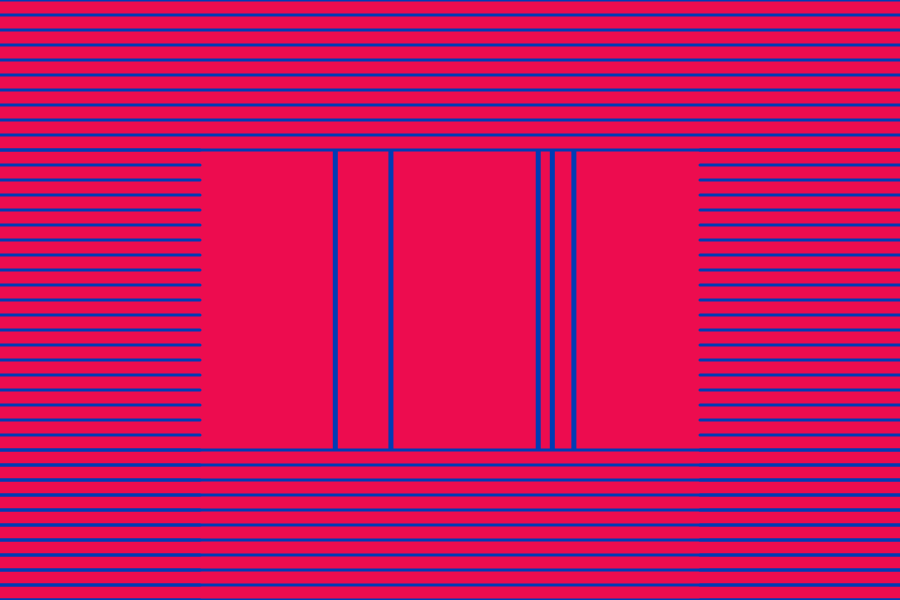
Frame 1 (no input)
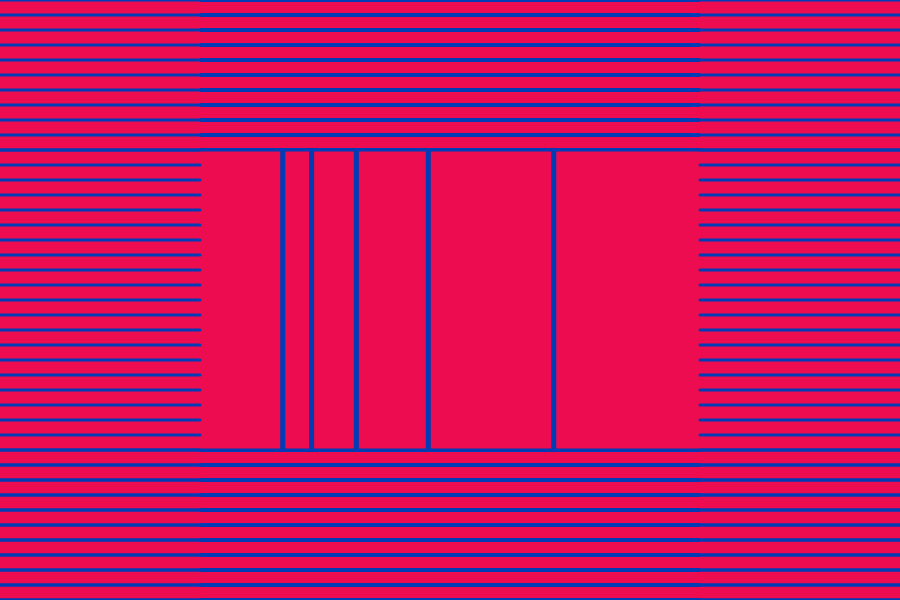
Frame 60 (no input)
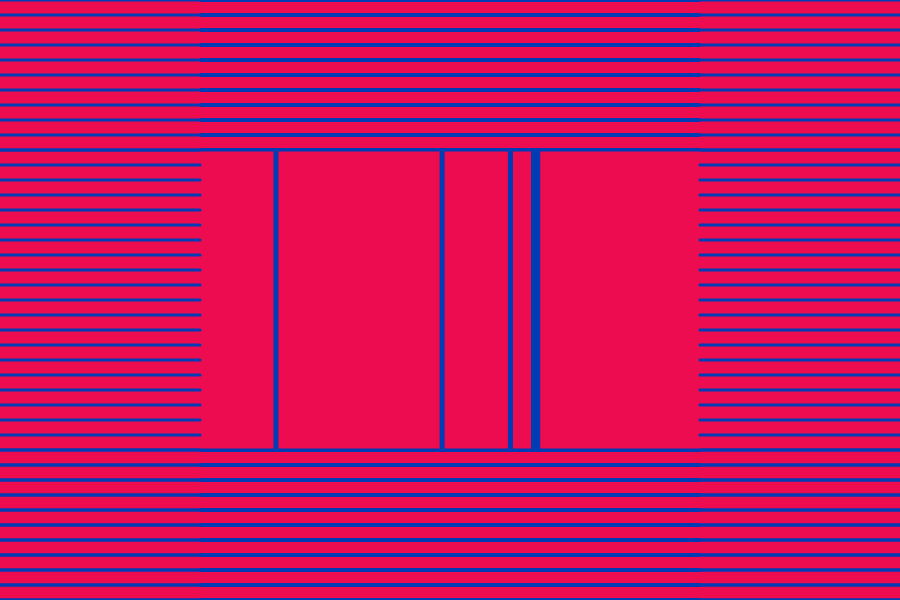
Frame 120 (the mouse pressed at the canvas centre since frame 60)

The p5.js sketch that drew these frames (run headless with seeded random() and noise() and a simulated clock; from frame 60 on, the mouse is pressed at the canvas centre):

// p5.js sketch
// ── sketch.js
//wall drawing 340

function setup() {
    //put things you want to run once in here
    createCanvas(900, 600);
    background(237, 12, 79);
}

function draw() {
    //put things you want to run over and over here
    frameRate(30);

    //middle square
    noStroke();
    fill(237, 12, 79);
    rect(200,150,500,300);
    
    //vertical lines
    fill(0, 60, 181);
    push();
    translate(random(100,500), 50);
    rect(150, 100, 5, 300);
    pop();

    push();
    translate(random(100,500), 50);
    rect(150, 100, 5, 300);
    pop();

    push();
    translate(random(100,500), 50);
    rect(150, 100, 5, 300);
    pop();

    push();
    translate(random(100,500), 50);
    rect(150, 100, 5, 300);
    pop();

    push();
    translate(random(100,500), 50);
    rect(150, 100, 5, 300);
    pop();

    push();
    scale(random(2.0,50.0,), 1);
    rect(100, 150, 5, 300);
    rect(110, 150, 5, 300);
    rect(90, 150, 3, 300);
    pop();

    //borders
    fill(237, 12, 79)
    noStroke();
    rect(0, 0, 200, 900);
    rect(700, 0, 200, 900);

    //horizontal lines
    strokeWeight(3);
    stroke(0, 60, 181);
    for (var l = 0; l < 160; l += 15) {
    line(0, l, 900, l);
    }
    for (var l = 450; l < 610; l += 15) {
        line(0, l, 900, l);
    }
    for (var l = 150; l < 610; l += 15) {
        line(0, l, 200, l);
        line(700, l, 900, l);
    }
    
}
